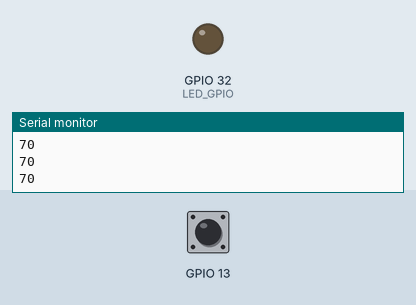
The sketch below on a simulated ESP32. Shown: output pins drawn as LEDs (lit = HIGH), the last lines printed to the serial monitor. The inputs (shaded band) are chosen by the test bench; at power-on: GPIO 13 HIGH.

Above: at 2.2 s.
2.3 s: GPIO 13 pulled LOW for 0.3 s
At 2.9 s:
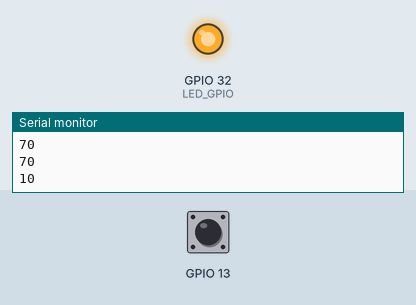
4.5 s: GPIO 13 pulled LOW for 3.2 s
At 8.4 s:
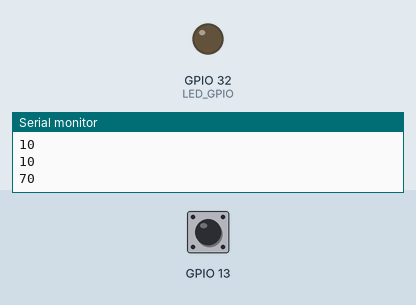
Timing chart, 0 to 9.9 s (numbered marks = the images above; inputs shaded):
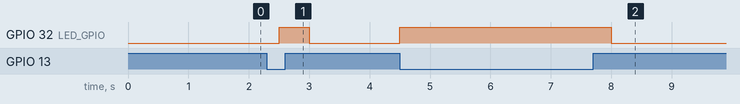

Measured:
- after the input at 2.3 s, GPIO 32 (LED_GPIO): LOW → HIGH after 0.20 s, → LOW 0.50 s later
- after the input at 4.5 s, GPIO 32 (LED_GPIO): LOW → HIGH at once, → LOW 3.5 s later

The sketch:

ESP32touchSimple.ino
```cpp
/*  05.020 - Touch sensor with LED
 *
 * This sketch shows you how to control an led using the integrated touch sensor.
 *
 * When you touch GPIO13 (TOUCH 4), the LED turns on.
 *
 *
 * This sketch was written by Peter Dalmaris using information from the
 * ESP32 datasheet and examples.
 *
 *
 * Components
 * ----------
 *  - ESP32 Dev Kit v4
 *  - LED
 *  - 320 Ohm resistor
 *  - Jumper wire attached to the touch sensor pin
 *
 *  IDE
 *  ---
 *  Arduino IDE with ESP32 Arduino Code
 *  (https://github.com/espressif/arduino-esp32)
 *
 *
 *  Libraries
 *  ---------
 *  - None
 *  -
 *
 * Connections
 * -----------
 *
 *  ESP32 Dev Kit |     LED
 *  ------------------------------
 *        GND      |    Cathode
 *        GPIO32   |    Anode via resistor
 *
 *  Connect a jumper wire to GPIO 13.
 *
 *  Other information
 *  -----------------
 *
 *  1. ESP32 Datasheet: https://www.espressif.com/sites/default/files/documentation/esp32_datasheet_en.pdf
 *  2. esp32-hal-touch.h: https://github.com/espressif/arduino-esp32/blob/master/cores/esp32/esp32-hal-touch.h
 *
 *  Created on March 27 2019 by Peter Dalmaris
 *
 */

const byte LED_GPIO = 32;  // Marked volatile so it can be read inside the ISR

void setup()
{
  pinMode(LED_GPIO, OUTPUT);
  Serial.begin(115200);
  delay(1000); // give me time to bring up serial monitor
  Serial.println("ESP32 Touch Test");
}

void loop()
{
  Serial.println(touchRead(T4));  // get value using T4

  if (touchRead(T4) < 40)         // The value 20 is determined experimentally
    digitalWrite(LED_GPIO, HIGH);
  else
    digitalWrite(LED_GPIO, LOW);

  delay(500);
}
```
